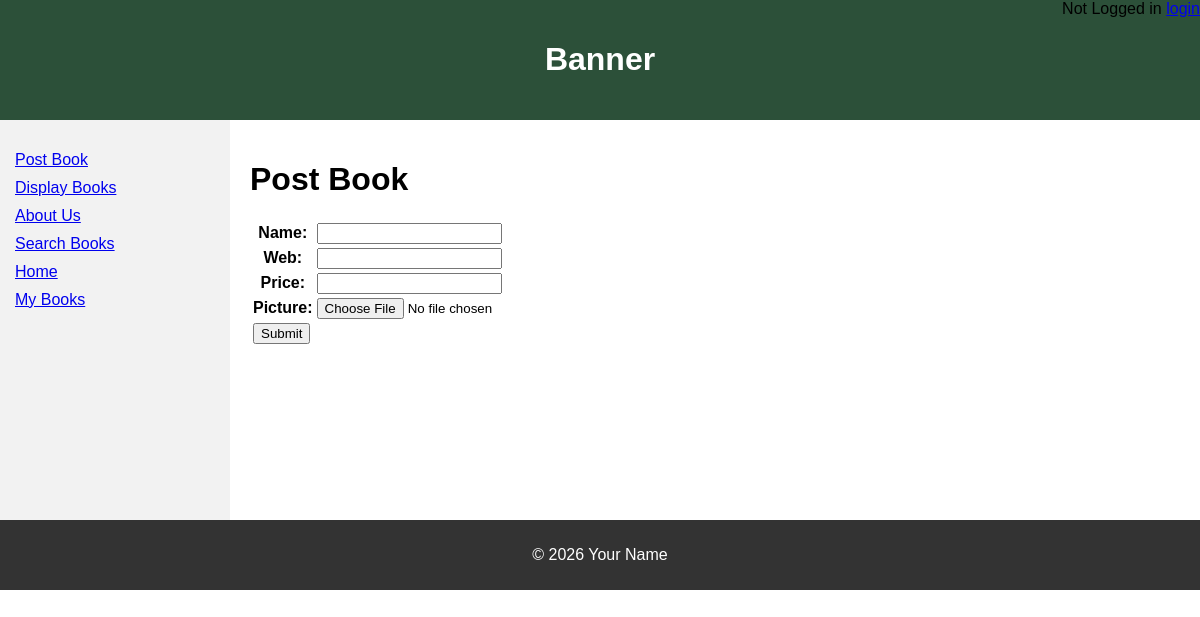
The app's page /postbook with its own data.
### bookMng/models.py (models this page shows, shortened)
class MainMenu(models.Model):
    item = models.CharField(max_length=300, unique=True)
    link = models.CharField(max_length=300, unique=True)

### bookMng/views.py (the view)
# urls.py: path('postbook', views.postbook, name='postbook'),
def postbook(request):
    submitted = False
    if request.method == 'POST':
        form = BookForm(request.POST, request.FILES)
        if form.is_valid():
            book = form.save(commit=False)
            try:
                book.username = request.user
            except Exception:
                pass
            book.save()
            return HttpResponseRedirect('/postbook?submitted=True')
    else:
        form = BookForm()
        if 'submitted' in request.GET:
            submitted = True
    return render(request,
                  'bookMng/postbook.html',
                  {
                      'form': form,
                      'item_list': MainMenu.objects.all(),
                      'submitted': submitted
                  })

### bookMng/forms.py
class BookForm(ModelForm):
    class Meta:
        model = Book
        fields = [
            'name',
            'web',
            'price',
            'picture',
        ]

### bookEx/templates/bookMng/postbook.html (shortened to what this page needs)
{% extends "base.html" %}
{% load static %}
{% block sidenav %}
   {% for item in item_list %}
      <li>
        <a href="{{ item.link }}">  {{ item.item }} </a>
      </li>
   {% endfor %}
{% endblock sidenav %}
{% block content %}
  <h1>Post Book</h1>
  {% if submitted %}
      <h1> Post Book Successfully! </h1>
  {% else %}
    <form action="" enctype="multipart/form-data" method="post" novalidate>
      <table>
         {{ form.as_table }}
          <tr>
             <td>
                 <input type="submit" value="Submit">
             </td>
          </tr>
      </table>
     </form>
  {% endif %}
{% endblock content %}

### bookEx/static/main.css (style rules this page uses)
body { margin: 0; font-family: Arial, sans-serif; }
.menu li { margin-bottom: 10px; }

### records on screen
MainMenu: item "Post Book"
MainMenu: item "Display Books"
MainMenu: item "About Us"
MainMenu: item "Search Books"
MainMenu: item "Home"
MainMenu: item "My Books"
